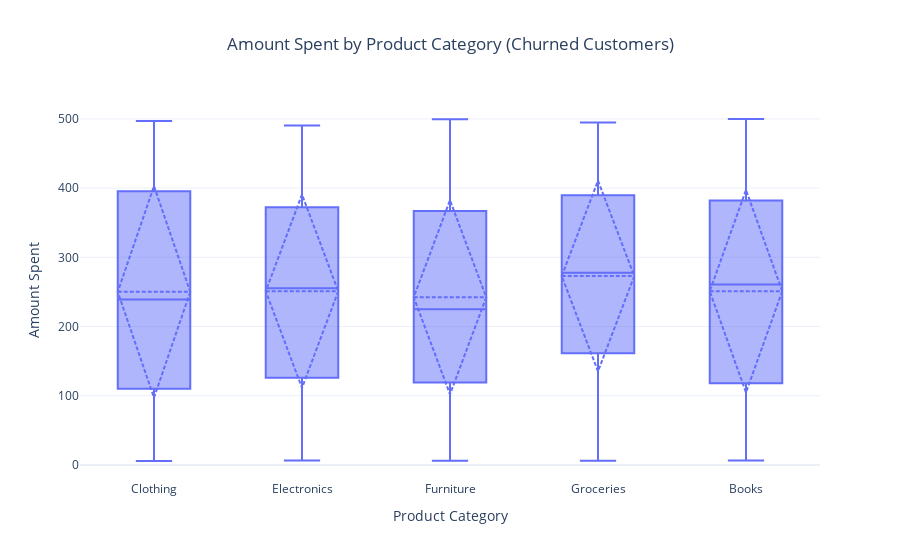

The code cell stored with this chart in its notebook:
### Code cell
# Box plot for Amount Spent by Product Category
fig = plot_box(transaction_history_df, 
               x_column='ProductCategory', 
               y_column='AmountSpent', 
               title="Amount Spent by Product Category (Churned Customers)", 
               x_label="Product Category", 
               y_label="Amount Spent")
fig.show()

### Figure 1 — Plotly figure (JSON) as saved in the notebook; plotly's stock layout.template omitted (floating-point values rounded to 4 significant figures; data arrays with more than 128 entries replaced by an {"elided": "..."} marker saying what was removed)
{"data": [{"alignmentgroup": "True", "boxmean": "sd", "hovertemplate": "ProductCategory=%{x}<br>AmountSpent=%{y}<extra></extra>", "jitter": 0.1, "legendgroup": "", "marker": {"color": "#636efa", "size": 6}, "name": "", "notched": false, "offsetgroup": "", "orientation": "v", "showlegend": false, "type": "box", "x": {"elided": "1022 str values"}, "x0": " ", "xaxis": "x", "y": {"elided": "1022 float values"}, "y0": " ", "yaxis": "y"}], "layout": {"autosize": true, "boxmode": "group", "legend": {"tracegroupgap": 0}, "title": {"text": "Amount Spent by Product Category (Churned Customers)", "x": 0.5}, "xaxis": {"anchor": "y", "autorange": true, "domain": [0, 1], "range": [-0.5, 4.5], "title": {"text": "Product Category"}, "type": "category"}, "yaxis": {"anchor": "x", "autorange": true, "domain": [0, 1], "range": [-21.81, 527.3], "title": {"text": "Amount Spent"}, "type": "linear"}}}
